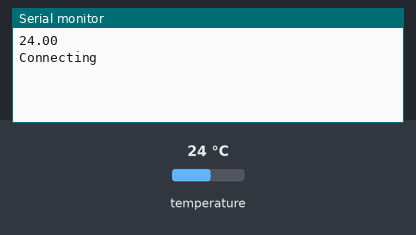
Recording of a sketch running on a simulated Arduino Uno, built for the host (arithmetic inside an expression is 32-bit, double 64-bit). Shown: the last lines printed to the serial monitor. Inputs (shaded band) come from the test bench; at power-on: temperature 24 °C. WiFi joins after 1.5 s; servers stay silent unless stated; uploads are accepted with an empty reply.

Above: at 3.7 s.
3.8 s: temperature set to 12 °C
At 5.1 s:
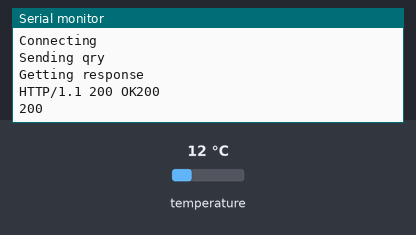
7.5 s: temperature set to 19 °C
At 9.7 s:
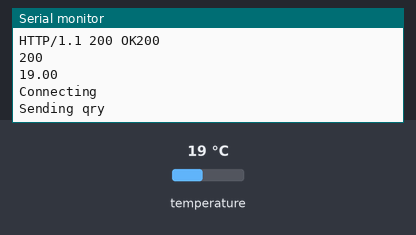
Timing chart, 0 to 11.2 s (numbered marks = the images above; inputs shaded):
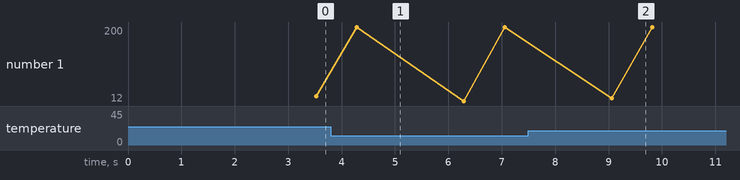

Measured:
- after the input at 7.5 s, the serial monitor: prints a new line after 1.6 s (image 2)

The sketch:

ArduinoTemperatureMeter.ino
```cpp
#define DS_PIN 7
#include "ds18b20.h"
#include "ethernet.h"


void setup()
{
    Serial.begin(9600);
    ds_init();
    eth_init();
}

void loop()
{
   float x = ds_temp();
   Serial.println(x);
   int y = get("www.google.com","/");
   Serial.println(y);
   delay(1000);
}
```

ds18b20.h
```cpp
// Simple library for BS18B20 temp sensor

#include <OneWire.h>

OneWire ds(DS_PIN);

byte ds_data[12];
byte ds_addr[8];
bool ds_ok=false;

void ds_init()
{
    ds_ok = ds.search(ds_addr);
}

float ds_temp()
{
    ds.reset();
    ds.select(ds_addr);
    ds.write(0x44,1);
    delay(1000);
    ds.reset();
    ds.select(ds_addr);
    ds.write(0xBE);
    for (int i=0;i<9;i++) ds_data[i]=ds.read();
    int16_t raw = (ds_data[1] << 8) | ds_data[0];
    byte cfg = (ds_data[4] & 0x60);
    if (cfg == 0x00) raw = raw & ~7;  // 9 bit resolution, 93.75 ms
    else if (cfg == 0x20) raw = raw & ~3; // 10 bit res, 187.5 ms
    else if (cfg == 0x40) raw = raw & ~1; // 11 bit res, 375 ms
    return (float)raw / 16.0;
}
```

ethernet.h
```cpp
// Access to the ethernet

#include <SPI.h>
#include <Ethernet.h>

byte mac[] = { 0xDE, 0xAD, 0xBE, 0xEF, 0xFE, 0xED };

EthernetClient client;
IPAddress ip(192, 168, 0, 177);

int eth_init()
{
    int res = Ethernet.begin(mac);
    if (res==0) Ethernet.begin(mac,ip);
    delay(1000);
    return res;
}

int get(char* server,String qry)
{
  Serial.println("Connecting");
  if (client.connect(server, 80)) {
    Serial.println("Sending qry");
    client.println("GET / HTTP/1.1");
    client.print("Host: "); client.println(server);
    client.println("Connection: close");
    client.println();
    client.flush();
    delay(500);
    char buf[1024];
    int i=0;
    Serial.println("Getting response");
    while(client.available()&&i<1023)
    {
      char c = client.read();
      Serial.print(c);
      buf[i++]=c;
      if (c=='\n'||c=='\r')
      {
        buf[i-1]=0;
        break;
      }
    }
    client.stop();
    String res(buf);
    if (!res.startsWith(String("HTTP/1.1 "))) return 0;
    Serial.println(res.substring(9,12));
    int x = res.substring(9,12).toInt();
    return x;
  }
  else
  {
    Serial.println("Cannot connect");
    return 0;
  }
}
```
